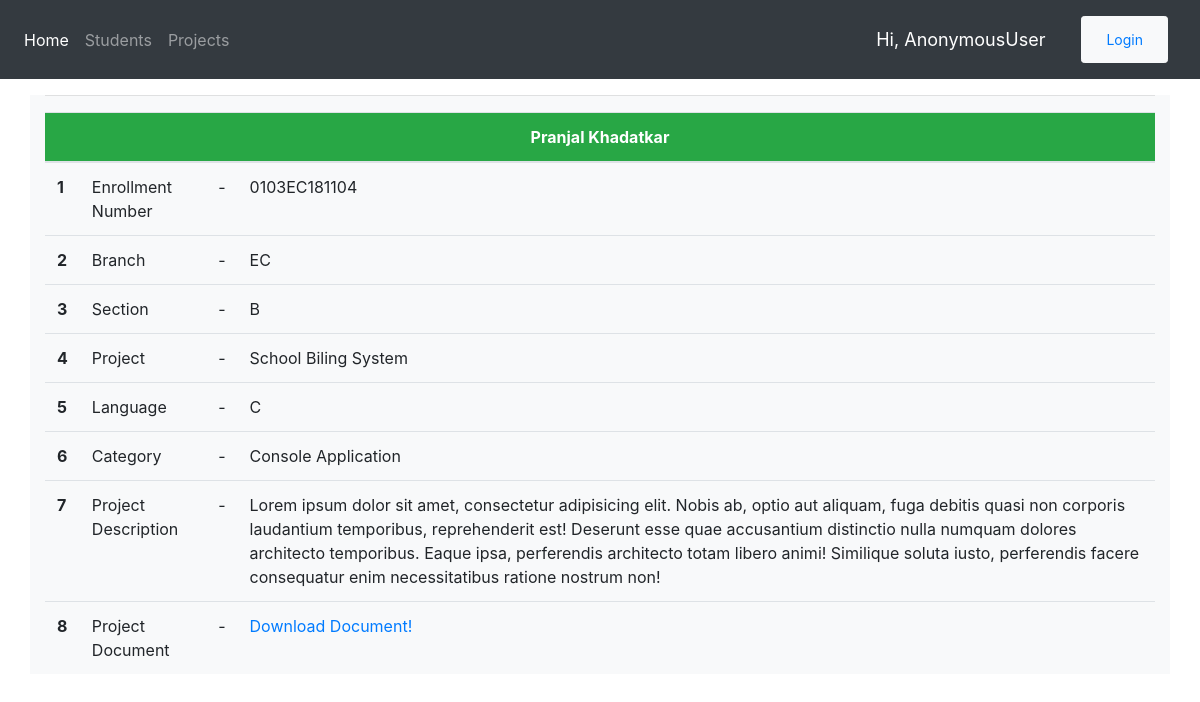
Screenshot of /student/2 with the database file from the repository.
### app/models.py (models this page shows, shortened)
class Student(models.Model):
    name = models.CharField(max_length=30)
    project = models.ManyToManyField('Project',null=True, blank=True)
    enroll = models.CharField(max_length=12)
    branch = models.CharField(max_length=12)
    section = models.CharField(max_length=5)
    date_created = models.DateTimeField(auto_now_add=True, null=True)
    class Meta:
        ordering = ['name']

class Project(models.Model):
    TUP = (
        ('Web Application','Web Application'),
        ('Desktop Application', 'Desktop Application'),
        ('Console Application', 'Console Application')
    )
    LANG =(
        ('C','C'),
        ('C++', 'C++'),
        ('Java','Java'),
        ('Python','Python')
    )
    name = models.CharField(max_length=30)
    language = models.CharField(max_length=20,  choices = LANG)
    description = models.TextField(blank=True, null=True)
    category = models.CharField(max_length=20, choices = TUP)
    document = models.FileField(upload_to = 'static/doc/' ,null=True, blank=True)
    date_created = models.DateTimeField(auto_now_add=True, null=True)

### app/views.py (the view)
# urls.py: path('student/<int:id>',detail_view)
def detail_view(request, id, *args, **kwargs):
    student = Student.objects.get(id=id)
    stu_dict = {}
    stu_dict['student'] = student
    proj= student.project.all().first()
    stu_dict['project'] = proj
    context = {'student':stu_dict}
    return render(request, 'stu.html', context)

### templates/stu.html
{% extends 'base.html' %}
{% load static %}
{% block content %}
<hr>
<table class=" table table-hover">
    <thead class="bg-success text-white text-center">
      <tr>
        <th colspan ="4" mx-center>{{student.student.name}}</th>
      </tr>
    </thead>
    <tbody>
      <tr>
        <th scope="row">1</th>
        <td>Enrollment Number</td>
        <td>-</td>
        <td>{{student.student.enroll}}</td>
      </tr>
      <tr>
        <th scope="row">2</th>
        <td>Branch</td>
        <td>-</td>
        <td>{{student.student.branch}}</td>
      </tr>
      <tr>
        <th scope="row">3</th>
        <td>Section</td>
        <td>-</td>
        <td>{{student.student.section}}</td>
      </tr>
      <tr>
        <th scope="row">4</th>
        <td>Project</td>
        <td>-</td>
        <td>{{student.project.name}}</td>
      </tr>
      <tr>
        <th scope="row">5</th>
        <td>Language</td>
        <td>-</td>
        <td>{{student.project.language}}</td>
      </tr>
      <tr>
        <th scope="row">6</th>
        <td>Category</td>
        <td>-</td>
        <td>{{student.project.category}}</td>
      </tr>
      <tr>
        <th scope="row">7</th>
        <td>Project Description</td>
        <td>-</td>
        <td>{{student.project.description}}</td>
      </tr>
      <tr>
        <th scope="row">8</th>
        <td>Project Document</td>
        <td>-</td>
        <td><a target="_blank " href="{{student.project.document.url}}">Download Document!</a></td>
      </tr>
    </tbody>
  </table>
{% endblock  %}

### rows the page displays
Student: student.name "Pranjal Khadatkar", student.enroll "0103EC181104", student.branch "EC", student.section "B"
Project: project.name "School Biling System", project.language "C", project.category "Console Application", project.description "Lorem ipsum dolor sit amet, consectetur adipisicing elit. Nobis ab, optio aut aliquam, fuga debitis quasi non corporis laudantium temporibus, reprehenderit est! Deserunt esse quae accusantium distinctio nulla numquam dolores architecto temporibus. Eaque ipsa, perferendis architecto totam libero animi! Similique soluta iusto, perferendis facere consequatur enim necessitatibus ratione nostrum non!"

### other values shown
{{ request.user }} "AnonymousUser"
